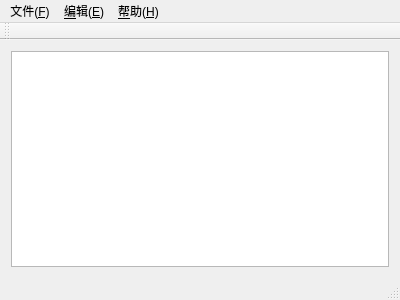
<?xml version="1.0" encoding="UTF-8"?>
<ui version="4.0">
 <class>MainWindow</class>
 <widget class="QMainWindow" name="MainWindow">
  <property name="geometry">
   <rect>
    <x>0</x>
    <y>0</y>
    <width>400</width>
    <height>300</height>
   </rect>
  </property>
  <property name="windowTitle">
   <string>MainWindow</string>
  </property>
  <widget class="QWidget" name="centralWidget">
   <layout class="QGridLayout" name="gridLayout_2">
    <item row="0" column="0">
     <layout class="QGridLayout" name="gridLayout">
      <item row="0" column="0">
       <widget class="QTextEdit" name="textEdit"/>
      </item>
     </layout>
    </item>
   </layout>
  </widget>
  <widget class="QMenuBar" name="menuBar">
   <property name="geometry">
    <rect>
     <x>0</x>
     <y>0</y>
     <width>400</width>
     <height>26</height>
    </rect>
   </property>
   <widget class="QMenu" name="menu_F">
    <property name="title">
     <string>文件(&amp;F)</string>
    </property>
    <addaction name="actionxi"/>
    <addaction name="actionopen_O"/>
    <addaction name="actionclose_c"/>
    <addaction name="separator"/>
    <addaction name="actionstore_S"/>
    <addaction name="actionanother_store_A"/>
    <addaction name="separator"/>
    <addaction name="actionquit_Q"/>
   </widget>
   <widget class="QMenu" name="menu">
    <property name="title">
     <string>&amp;编辑(&amp;E)</string>
    </property>
    <addaction name="actiond"/>
    <addaction name="separator"/>
    <addaction name="actiond_2"/>
    <addaction name="actionf"/>
    <addaction name="actionf_2"/>
    <addaction name="separator"/>
    <addaction name="actionc"/>
   </widget>
   <widget class="QMenu" name="menu_H">
    <property name="title">
     <string>&amp;帮助(&amp;H)</string>
    </property>
    <addaction name="actionu"/>
   </widget>
   <addaction name="menu_F"/>
   <addaction name="menu"/>
   <addaction name="menu_H"/>
  </widget>
  <widget class="QToolBar" name="mainToolBar">
   <attribute name="toolBarArea">
    <enum>TopToolBarArea</enum>
   </attribute>
   <attribute name="toolBarBreak">
    <bool>false</bool>
   </attribute>
  </widget>
  <widget class="QStatusBar" name="statusBar"/>
  <action name="actionxi">
   <property name="text">
    <string>新建(&amp;N)</string>
   </property>
   <property name="shortcut">
    <string>Ctrl+N</string>
   </property>
  </action>
  <action name="actionopen_O">
   <property name="icon">
    <iconset resource="myimages.qrc">
     <normaloff>:/new/icon/10</normaloff>:/new/icon/10</iconset>
   </property>
   <property name="text">
    <string>open(&amp;O)</string>
   </property>
   <property name="shortcut">
    <string>Ctrl+O</string>
   </property>
  </action>
  <action name="actionclose_c">
   <property name="icon">
    <iconset resource="myimages.qrc">
     <normaloff>:/new/icon/17</normaloff>:/new/icon/17</iconset>
   </property>
   <property name="text">
    <string>close(&amp;c)</string>
   </property>
   <property name="toolTip">
    <string>close(c)</string>
   </property>
   <property name="shortcut">
    <string>Ctrl+C</string>
   </property>
  </action>
  <action name="actionstore_S">
   <property name="icon">
    <iconset resource="myimages.qrc">
     <normaloff>:/new/icon/9</normaloff>:/new/icon/9</iconset>
   </property>
   <property name="text">
    <string>store(&amp;S)</string>
   </property>
   <property name="shortcut">
    <string>Ctrl+S</string>
   </property>
  </action>
  <action name="actionanother_store_A">
   <property name="icon">
    <iconset resource="myimages.qrc">
     <normaloff>:/new/icon/6</normaloff>:/new/icon/6</iconset>
   </property>
   <property name="text">
    <string>another store(&amp;A)</string>
   </property>
   <property name="shortcut">
    <string>Ctrl+A</string>
   </property>
  </action>
  <action name="actionquit_Q">
   <property name="icon">
    <iconset resource="myimages.qrc">
     <normaloff>:/new/icon/7</normaloff>:/new/icon/7</iconset>
   </property>
   <property name="text">
    <string>quit(&amp;Q)</string>
   </property>
   <property name="shortcut">
    <string>Ctrl+Q</string>
   </property>
  </action>
  <action name="actiond">
   <property name="icon">
    <iconset resource="myimages.qrc">
     <normaloff>:/new/icon/18</normaloff>:/new/icon/18</iconset>
   </property>
   <property name="text">
    <string>撤销(&amp;Z)</string>
   </property>
   <property name="toolTip">
    <string>撤销(Z)</string>
   </property>
   <property name="shortcut">
    <string>Ctrl+Z</string>
   </property>
  </action>
  <action name="actionu">
   <property name="icon">
    <iconset resource="myimages.qrc">
     <normaloff>:/new/icon/8</normaloff>:/new/icon/8</iconset>
   </property>
   <property name="text">
    <string>版本说明</string>
   </property>
  </action>
  <action name="actiond_2">
   <property name="icon">
    <iconset resource="myimages.qrc">
     <normaloff>:/new/icon/icon/16377226-6ef7aa904846d338.jpg</normaloff>:/new/icon/icon/16377226-6ef7aa904846d338.jpg</iconset>
   </property>
   <property name="text">
    <string>剪切(&amp;X)</string>
   </property>
   <property name="toolTip">
    <string>剪切(X)</string>
   </property>
   <property name="shortcut">
    <string>Ctrl+X</string>
   </property>
  </action>
  <action name="actionf">
   <property name="icon">
    <iconset resource="myimages.qrc">
     <normaloff>:/new/icon/13</normaloff>:/new/icon/13</iconset>
   </property>
   <property name="text">
    <string>复制(&amp;C)</string>
   </property>
   <property name="toolTip">
    <string>复制(C)</string>
   </property>
   <property name="shortcut">
    <string>Ctrl+C</string>
   </property>
  </action>
  <action name="actionf_2">
   <property name="icon">
    <iconset resource="myimages.qrc">
     <normaloff>:/new/icon/11</normaloff>:/new/icon/11</iconset>
   </property>
   <property name="text">
    <string>粘贴(&amp;V)</string>
   </property>
   <property name="toolTip">
    <string>粘贴(V)</string>
   </property>
   <property name="shortcut">
    <string>Ctrl+V</string>
   </property>
  </action>
  <action name="actionc">
   <property name="icon">
    <iconset resource="myimages.qrc">
     <normaloff>:/new/icon/4</normaloff>:/new/icon/4</iconset>
   </property>
   <property name="text">
    <string>&amp;查找(&amp;F)</string>
   </property>
   <property name="toolTip">
    <string>查找(F)</string>
   </property>
   <property name="shortcut">
    <string>Ctrl+F</string>
   </property>
  </action>
 </widget>
 <layoutdefault spacing="6" margin="11"/>
 <resources>
  <include location="myimages.qrc"/>
 </resources>
 <connections/>
</ui>
